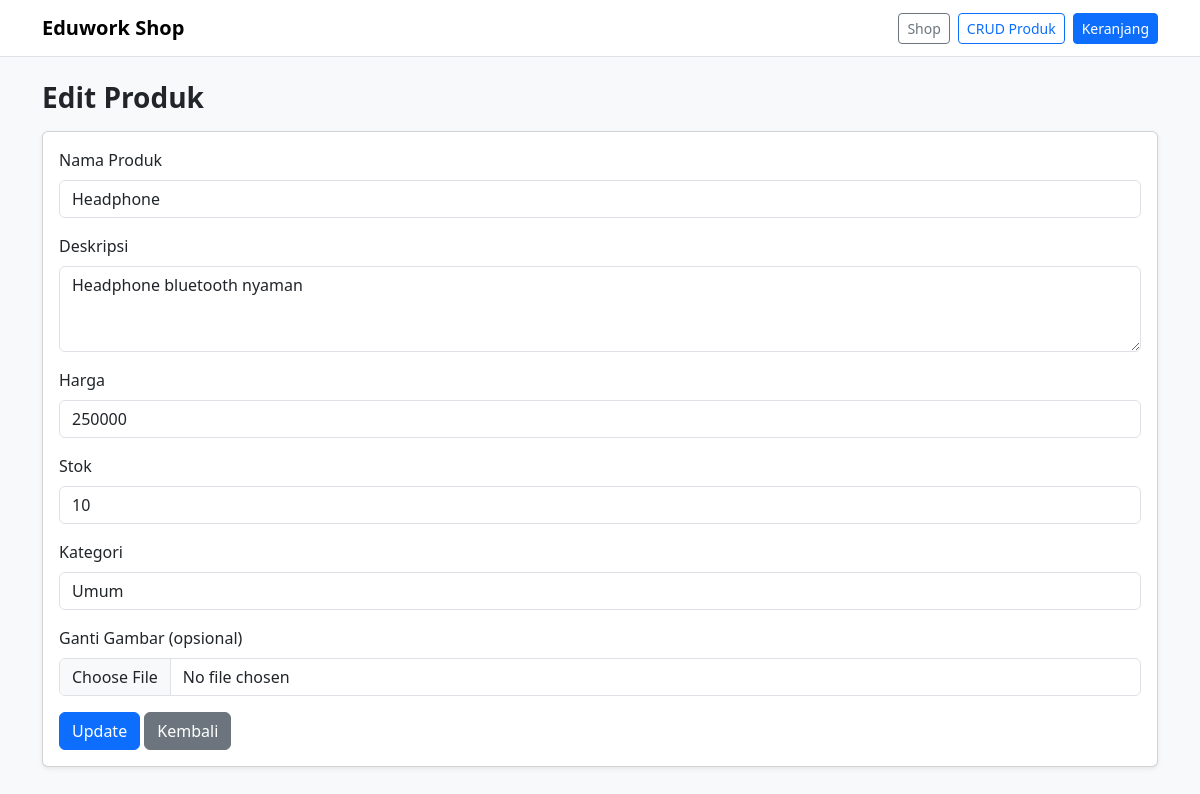
The page /products/edit.php?id=1 on the database its author committed.
### tables this page shows
CREATE TABLE `products` (
  `id` int(11) NOT NULL,
  `nama_produk` varchar(100) NOT NULL,
  `harga` int(11) NOT NULL,
  `deskripsi` text DEFAULT NULL,
  `stok` int(11) NOT NULL,
  `kategori` varchar(50) NOT NULL DEFAULT 'Umum',
  `gambar` varchar(255) DEFAULT NULL
);

### repositories/product_repo.php (called while the page is built, shortened)
<?php
function product_find(mysqli $conn, int $id): ?array
{
    $stmt = $conn->prepare(
        "SELECT id, nama_produk, harga, deskripsi, stok, kategori, gambar
         FROM products
         WHERE id = ?"
    );
    $stmt->bind_param("i", $id);
    $stmt->execute();
    $row = $stmt->get_result()->fetch_assoc();
    return $row ?: null;
}

### helpers/helpers.php (called while the page is built, shortened)
<?php
function h($str)
{
    return htmlspecialchars($str ?? "", ENT_QUOTES, "UTF-8");
}

### products/edit.php (the view, shortened to what this page needs)
<?php
require_once __DIR__ . "/../layouts/header.php";
require_once __DIR__ . "/../repositories/product_repo.php";
$id = (int)($_GET["id"] ?? 0);
$product = product_find($conn, $id);
?>
<h1 class="h3 fw-bold mb-3">Edit Produk</h1>
<div class="card shadow-sm">
    <div class="card-body">
        <form action="update.php" method="POST" enctype="multipart/form-data">
            <div class="mb-3">
                <label class="form-label">Nama Produk</label>
                <input class="form-control" name="nama_produk" value="<?= h($product["nama_produk"]) ?>">
            </div>
            <div class="mb-3">
                <label class="form-label">Deskripsi</label>
                <textarea class="form-control" name="deskripsi" rows="3"><?= h($product["deskripsi"]) ?></textarea>
            </div>
            <div class="mb-3">
                <label class="form-label">Harga</label>
                <input class="form-control" type="number" name="harga" value="<?= (int)$product["harga"] ?>">
            </div>
            <div class="mb-3">
                <label class="form-label">Stok</label>
                <input class="form-control" type="number" name="stok" value="<?= (int)$product["stok"] ?>">
            </div>
            <div class="mb-3">
                <label class="form-label">Kategori</label>
                <input class="form-control" name="kategori" value="<?= h($product["kategori"] ?? "Umum") ?>">
            </div>
            <div class="mb-3">
                <label class="form-label">Ganti Gambar (opsional)</label>
                <input class="form-control" type="file" name="gambar" accept="image/*">
            </div>
            <button class="btn btn-primary" type="submit">Update</button>
            <a class="btn btn-secondary" href="index.php">Kembali</a>
        </form>
    </div>
</div>
<?php require_once __DIR__ . "/../layouts/footer.php"; ?>

### rows shown on the page
products: nama_produk "Headphone", deskripsi "Headphone bluetooth nyaman", harga "250000", stok "10", kategori "Umum"
